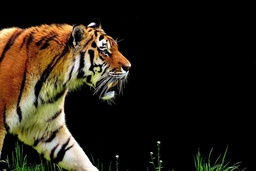
#> input picture Image_Processing_Fundamentals/images/tiger.jpg, 256 x 171 px, shrunk from 960 x 640 before the run, found by its file name
$ jupyter execute 'Edge_Detection(Prewitt and Laplacian Operator).ipynb'   (shell and % lines are left out)   (older library calls are emulated)
#> lines starting #> are read from the running program, lines starting #| are printed output that depends on the picture
[cell 1]
#import required library
import numpy as np
import cv2
import matplotlib.pyplot as plt
#import matplotlib.image as mpig
import math
import argparse

# Edge Detection Using Sobel,Prewitt Operator and Laplacian Operator

# Sobel Edge Detection

[cell 2]
#import required library
import numpy as np
import cv2
import matplotlib.pyplot as plt
import matplotlib.image as mpig

[cell 3]
#read the gray scale image
image = cv2.imread('tiger.jpg',cv2.IMREAD_GRAYSCALE)
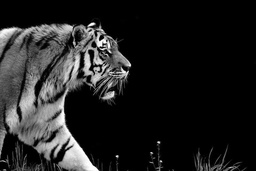
#> image: shape (171, 256); min 0, max 255, mean 33.3
rgb_img = cv2.cvtColor(image, cv2.COLOR_BGR2RGB)

plt.imshow(image,cmap='gray')

[cell 4]
#define horizontal and Vertical sobel kernels
Gx = np.array([[-1, 0, 1],[-2, 0, 2],[-1, 0, 1]])
Gy = np.array([[-1, -2, -1],[0, 0, 0],[1, 2, 1]])

[cell 5]
#define kernal convolution function
# with image X and filter F
def convolve(X, F):
    # height and width of the image
    X_height = X.shape[0]
#> X_height = 171
    X_width = X.shape[1]
#> X_width = 256

    # height and width of the filter
    F_height = F.shape[0]
    F_width = F.shape[1]

    H = (F_height - 1) // 2
    W = (F_width - 1) // 2

    #output numpy matrix with height and width
    out = np.zeros((X_height, X_width))
    #iterate over all the pixel of image X
    for i in np.arange(H, X_height-H):
        for j in np.arange(W, X_width-W):
            sum = 0
            #iterate over the filter
            for k in np.arange(-H, H+1):
                for l in np.arange(-W, W+1):
                    #get the corresponding value from image and filter
                    a = X[i+k, j+l]
                    w = F[H+k, W+l]
                    sum += (w * a)
            out[i,j] = sum
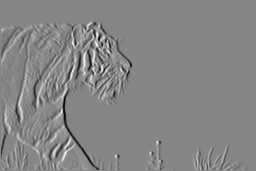
#> out: shape (171, 256) float64; min -965, max 867, mean -2.3; drawn with min black and max white
    #return convolution
    return out

[cell 6]
#normalizing the vectors
sob_x = convolve(image, Gx) / 8.0
sob_y = convolve(image, Gy) / 8.0
#> after the loop in convolve (call 2), `for i in np.arange(H, X_height-H):`:
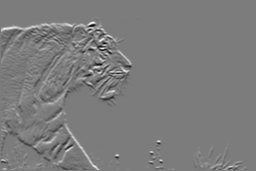
#> out: shape (171, 256) float64; min -932, max 983, mean 2.1; drawn with min black and max white

[cell 7]
#calculate the gradient magnitude of vectors
sob_out = np.sqrt(np.power(sob_x, 2) + np.power(sob_y, 2))
# mapping values from 0 to 255
sob_out = (sob_out / np.max(sob_out)) * 255
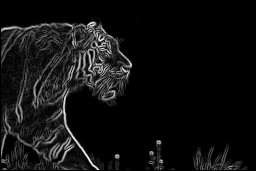
#> sob_out: shape (171, 256) float64; min 0, max 255, mean 16.8

[cell 8]
#output images
cv2.imwrite('sobel_tiger.jpg', sob_out)
plt.imshow(sob_out, cmap = 'gray', interpolation = 'bicubic')
plt.show()

[cell 9]
# Display graphics
plt.figure(figsize=(20,5))
titles = ['Original image','Sobel operator']
images = [rgb_img, sob_out]

for i in range(2):
    plt.subplot(1,2, i + 1), plt.imshow(images[i], 'gray')
    plt.title(titles[i])
#     plt.xticks([]), plt.yticks([])
plt.show()

# Prewitt Operator

[cell 10]
#read the image in gray scale
img = cv2.imread('tiger.jpg',cv2.IMREAD_GRAYSCALE)
plt.imshow(img,cmap='gray')

[cell 11]
#define horizontal and Vertical sobel kernels
Hx = np.array([[1, 0, -1],[1, 0, -1],[1, 0, -1]])
Hy = np.array([[1, 1, 1],[0, 0, 0],[-1, -1, -1]])
print(Hx)
print("___________________________________________________________")
print(Hy)

[cell 12]
#normalizing the vectors
pre_x = convolve(img, Hx) / 6.0
#> after the loop in convolve (call 3), `for i in np.arange(H, X_height-H):`:
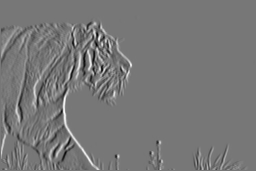
#> out: shape (171, 256) float64; min -636, max 722, mean 1.8; drawn with min black and max white
pre_y = convolve(img, Hy) / 6.0
#> after the loop in convolve (call 4), `for i in np.arange(H, X_height-H):`:
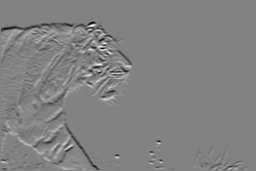
#> out: shape (171, 256) float64; min -730, max 696, mean -1.5; drawn with min black and max white

[cell 13]
#calculate the gradient magnitude of vectors
pre_out = np.sqrt(np.power(pre_x, 2) + np.power(pre_y, 2))
# mapping values from 0 to 255
pre_out = (pre_out / np.max(pre_out)) * 255

[cell 14]
#output images
cv2.imwrite('prewitt_tiger.jpg', pre_out)
plt.imshow(pre_out, cmap = 'gray', interpolation = 'bicubic')
plt.show()

[cell 15]
# Display graphics
plt.figure(figsize=(20,5))
titles = ['Original image','Prewitt operator']
images = [img, pre_out]

for i in range(2):
    plt.subplot(1,2, i + 1), plt.imshow(images[i], 'gray')
    plt.title(titles[i])
#     plt.xticks([]), plt.yticks([])
plt.show()

# Using Laplacian Operator

[cell 16]
#read the image in gray scale
img2 = cv2.imread('butterfly.jpg',1)
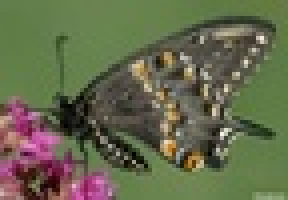
#> input picture Image_Processing_Fundamentals/images/butterfly.jpg, 72 x 50 px, shrunk from 271 x 186 before the run, found by its file name (shown 4 times larger)
#> img2 is the input picture: shape (50, 72, 3); mean B, G, R 76.7, 105.6, 101.3
plt.imshow(img2,cmap='gray')

[cell 17]
#define horizontal and Vertical Laplacian kernels
Hx = np.array([[0, -1, 0],[-1, 4, -1],[0, -1, 0]])
Hy = np.array([[-1, -1, -1],[-1, 8, -1],[-1, -1, -1]])
print(Hx)
print("___________________________________________________________")
print(Hy)

# Gaussian blur

[cell 18]
#apply gaussian blur to reduce noise
blur_img = cv2.GaussianBlur(img2, (3, 3), 0)

[cell 19]
src_gray = cv2.cvtColor(blur_img, cv2.COLOR_BGR2GRAY)
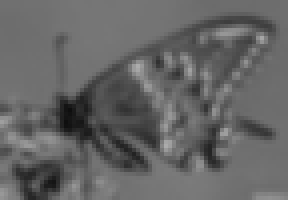
#> src_gray: shape (50, 72) (shown 4 times larger); min 14, max 172, mean 101
plt.imshow(src_gray,cmap='gray')

[cell 20]
# Positive Laplacian Operator
laplacian = cv2.Laplacian(blur_img, cv2.CV_64F)

[cell 21]
 #[laplacian]
    # Apply Laplace function
dst = cv2.Laplacian(src_gray, ddepth= cv2.CV_64F, ksize=3)
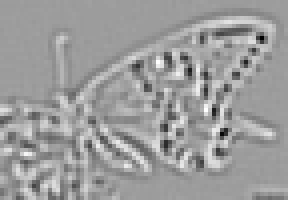
#> dst: shape (50, 72) float64 (shown 4 times larger); min -394, max 246, mean -0.1; drawn with min black and max white
    # [laplacian]
    # [convert]
    # converting back to uint8
abs_dst = cv2.convertScaleAbs(dst)
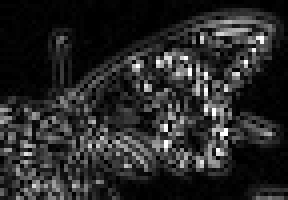
#> abs_dst: shape (50, 72) (shown 4 times larger); min 0, max 255, mean 40.4
    # [convert]
    # [display]
cv2.imshow("Laplace Operator", abs_dst)
k=cv2.waitKey(0)
#> (key Esc is pressed here)
